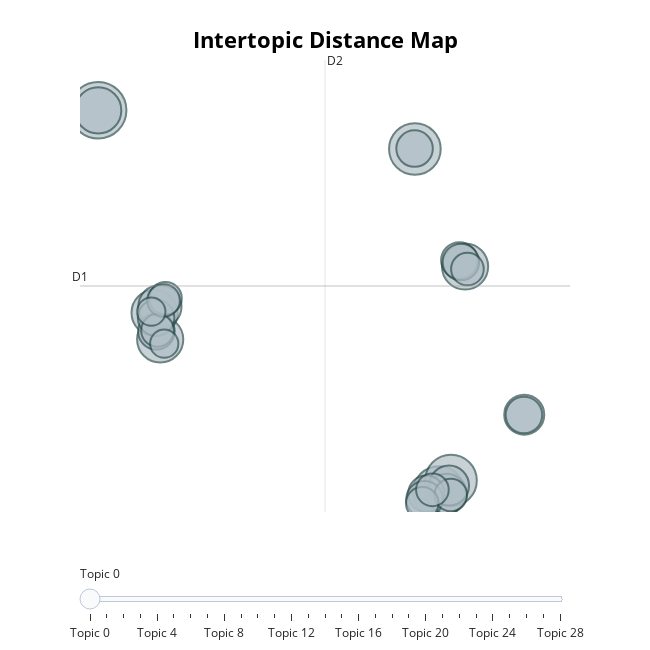

The notebook cell this image was saved under:
### Code cell
# run this cell to visualize the topics
topics_fig = topic_model.visualize_topics()
topics_fig.write_html("outputs/p3_intertopic_distance_map.html")
topics_fig

### Figure 1 — Plotly figure (JSON) as saved in the notebook; plotly's stock layout.template omitted (floating-point values rounded to 4 significant figures)
{"data": [{"customdata": [[0, "the | of | and | to | in", 12], [1, "we | and | to | our | you", 10], [2, "we | and | to | our | the", 10], [3, "we | and | to | in | the", 10], [4, "the | of | and | to | in", 8], [5, "the | of | to | on | which", 8], [6, "the | of | to | and | in", 8], [7, "the | of | and | to | in", 8], [8, "the | of | to | and | in", 7], [9, "we | our | that | in | and", 6], [10, "we | our | and | to | the", 6], [11, "we | our | and | to | that", 6], [12, "we | and | our | to | is", 5], [13, "the | of | to | and | be", 5], [14, "the | of | to | and | which", 5], [15, "we | the | of | to | is", 5], [16, "the | of | and | in | to", 5], [17, "we | and | to | our | in", 5], [18, "the | of | in | and | to", 5], [19, "the | of | and | to | in", 5], [20, "our | we | to | and | must", 4], [21, "the | of | in | and | to", 4], [22, "the | of | to | and | in", 4], [23, "of | the | and | to | in", 4], [24, "the | of | to | and | in", 4], [25, "of | the | to | which | and", 4], [26, "the | of | to | and | been", 4], [27, "the | of | in | and | to", 3], [28, "the | of | and | to | by", 3]], "hovertemplate": "<b>Topic %{customdata[0]}</b><br>%{customdata[1]}<br>Size: %{customdata[2]}", "legendgroup": "", "marker": {"color": "#B0BEC5", "line": {"color": "DarkSlateGrey", "width": 2}, "size": [12, 10, 10, 10, 8, 8, 8, 8, 7, 6, 6, 6, 5, 5, 5, 5, 5, 5, 5, 5, 4, 4, 4, 4, 4, 4, 4, 3, 3], "sizemode": "area", "sizeref": 0.0075, "symbol": "circle"}, "mode": "markers", "name": "", "orientation": "v", "showlegend": false, "type": "scatter", "x": [-7.728, 12.5, 14.03, 14.8, -7.724, -3.767, -4.124, 15.7, -3.783, 14.52, 14.68, 19.48, 12.48, -4.009, -4.027, 13.23, 15.34, 19.46, 13.12, 15.43, 14.79, 12.97, 15.85, 13.62, -3.432, -3.939, -3.552, -3.508, -4.335], "xaxis": "x", "y": [20.03, 17.71, -2.823, -2.131, 20.02, 6.308, 7.904, 10.68, 8.281, -2.92, -2.438, 1.809, 17.73, 6.799, 7.612, -2.932, 11.04, 1.791, -3.249, 10.94, -3.001, -3.495, 10.52, -2.691, 8.769, 6.851, 8.644, 6.059, 7.975], "yaxis": "y"}], "layout": {"annotations": [{"showarrow": false, "text": "D1", "x": -8.887, "y": 9.509, "yshift": 10}, {"showarrow": false, "text": "D2", "x": 6.758, "xshift": 10, "y": 23.04}], "height": 650, "hoverlabel": {"bgcolor": "white", "font": {"family": "Rockwell", "size": 16}}, "legend": {"itemsizing": "constant", "tracegroupgap": 0}, "margin": {"t": 60}, "shapes": [{"line": {"color": "#CFD8DC", "width": 2}, "type": "line", "x0": 6.758, "x1": 6.758, "y0": -4.019, "y1": 23.04}, {"line": {"color": "#9E9E9E", "width": 2}, "type": "line", "x0": -8.887, "x1": 22.4, "y0": 9.509, "y1": 9.509}], "sliders": [{"active": 0, "pad": {"t": 50}, "steps": [{"args": [{"marker.color": [["red", "#B0BEC5", "#B0BEC5", "#B0BEC5", "#B0BEC5", "#B0BEC5", "#B0BEC5", "#B0BEC5", "#B0BEC5", "#B0BEC5", "#B0BEC5", "#B0BEC5", "#B0BEC5", "#B0BEC5", "#B0BEC5", "#B0BEC5", "#B0BEC5", "#B0BEC5", "#B0BEC5", "#B0BEC5", "#B0BEC5", "#B0BEC5", "#B0BEC5", "#B0BEC5", "#B0BEC5", "#B0BEC5", "#B0BEC5", "#B0BEC5", "#B0BEC5"]]}], "label": "Topic 0", "method": "update"}, {"args": [{"marker.color": [["#B0BEC5", "red", "#B0BEC5", "#B0BEC5", "#B0BEC5", "#B0BEC5", "#B0BEC5", "#B0BEC5", "#B0BEC5", "#B0BEC5", "#B0BEC5", "#B0BEC5", "#B0BEC5", "#B0BEC5", "#B0BEC5", "#B0BEC5", "#B0BEC5", "#B0BEC5", "#B0BEC5", "#B0BEC5", "#B0BEC5", "#B0BEC5", "#B0BEC5", "#B0BEC5", "#B0BEC5", "#B0BEC5", "#B0BEC5", "#B0BEC5", "#B0BEC5"]]}], "label": "Topic 1", "method": "update"}, {"args": [{"marker.color": [["#B0BEC5", "#B0BEC5", "red", "#B0BEC5", "#B0BEC5", "#B0BEC5", "#B0BEC5", "#B0BEC5", "#B0BEC5", "#B0BEC5", "#B0BEC5", "#B0BEC5", "#B0BEC5", "#B0BEC5", "#B0BEC5", "#B0BEC5", "#B0BEC5", "#B0BEC5", "#B0BEC5", "#B0BEC5", "#B0BEC5", "#B0BEC5", "#B0BEC5", "#B0BEC5", "#B0BEC5", "#B0BEC5", "#B0BEC5", "#B0BEC5", "#B0BEC5"]]}], "label": "Topic 2", "method": "update"}, {"args": [{"marker.color": [["#B0BEC5", "#B0BEC5", "#B0BEC5", "red", "#B0BEC5", "#B0BEC5", "#B0BEC5", "#B0BEC5", "#B0BEC5", "#B0BEC5", "#B0BEC5", "#B0BEC5", "#B0BEC5", "#B0BEC5", "#B0BEC5", "#B0BEC5", "#B0BEC5", "#B0BEC5", "#B0BEC5", "#B0BEC5", "#B0BEC5", "#B0BEC5", "#B0BEC5", "#B0BEC5", "#B0BEC5", "#B0BEC5", "#B0BEC5", "#B0BEC5", "#B0BEC5"]]}], "label": "Topic 3", "method": "update"}, {"args": [{"marker.color": [["#B0BEC5", "#B0BEC5", "#B0BEC5", "#B0BEC5", "red", "#B0BEC5", "#B0BEC5", "#B0BEC5", "#B0BEC5", "#B0BEC5", "#B0BEC5", "#B0BEC5", "#B0BEC5", "#B0BEC5", "#B0BEC5", "#B0BEC5", "#B0BEC5", "#B0BEC5", "#B0BEC5", "#B0BEC5", "#B0BEC5", "#B0BEC5", "#B0BEC5", "#B0BEC5", "#B0BEC5", "#B0BEC5", "#B0BEC5", "#B0BEC5", "#B0BEC5"]]}], "label": "Topic 4", "method": "update"}, {"args": [{"marker.color": [["#B0BEC5", "#B0BEC5", "#B0BEC5", "#B0BEC5", "#B0BEC5", "red", "#B0BEC5", "#B0BEC5", "#B0BEC5", "#B0BEC5", "#B0BEC5", "#B0BEC5", "#B0BEC5", "#B0BEC5", "#B0BEC5", "#B0BEC5", "#B0BEC5", "#B0BEC5", "#B0BEC5", "#B0BEC5", "#B0BEC5", "#B0BEC5", "#B0BEC5", "#B0BEC5", "#B0BEC5", "#B0BEC5", "#B0BEC5", "#B0BEC5", "#B0BEC5"]]}], "label": "Topic 5", "method": "update"}, {"args": [{"marker.color": [["#B0BEC5", "#B0BEC5", "#B0BEC5", "#B0BEC5", "#B0BEC5", "#B0BEC5", "red", "#B0BEC5", "#B0BEC5", "#B0BEC5", "#B0BEC5", "#B0BEC5", "#B0BEC5", "#B0BEC5", "#B0BEC5", "#B0BEC5", "#B0BEC5", "#B0BEC5", "#B0BEC5", "#B0BEC5", "#B0BEC5", "#B0BEC5", "#B0BEC5", "#B0BEC5", "#B0BEC5", "#B0BEC5", "#B0BEC5", "#B0BEC5", "#B0BEC5"]]}], "label": "Topic 6", "method": "update"}, {"args": [{"marker.color": [["#B0BEC5", "#B0BEC5", "#B0BEC5", "#B0BEC5", "#B0BEC5", "#B0BEC5", "#B0BEC5", "red", "#B0BEC5", "#B0BEC5", "#B0BEC5", "#B0BEC5", "#B0BEC5", "#B0BEC5", "#B0BEC5", "#B0BEC5", "#B0BEC5", "#B0BEC5", "#B0BEC5", "#B0BEC5", "#B0BEC5", "#B0BEC5", "#B0BEC5", "#B0BEC5", "#B0BEC5", "#B0BEC5", "#B0BEC5", "#B0BEC5", "#B0BEC5"]]}], "label": "Topic 7", "method": "update"}, {"args": [{"marker.color": [["#B0BEC5", "#B0BEC5", "#B0BEC5", "#B0BEC5", "#B0BEC5", "#B0BEC5", "#B0BEC5", "#B0BEC5", "red", "#B0BEC5", "#B0BEC5", "#B0BEC5", "#B0BEC5", "#B0BEC5", "#B0BEC5", "#B0BEC5", "#B0BEC5", "#B0BEC5", "#B0BEC5", "#B0BEC5", "#B0BEC5", "#B0BEC5", "#B0BEC5", "#B0BEC5", "#B0BEC5", "#B0BEC5", "#B0BEC5", "#B0BEC5", "#B0BEC5"]]}], "label": "Topic 8", "method": "update"}, {"args": [{"marker.color": [["#B0BEC5", "#B0BEC5", "#B0BEC5", "#B0BEC5", "#B0BEC5", "#B0BEC5", "#B0BEC5", "#B0BEC5", "#B0BEC5", "red", "#B0BEC5", "#B0BEC5", "#B0BEC5", "#B0BEC5", "#B0BEC5", "#B0BEC5", "#B0BEC5", "#B0BEC5", "#B0BEC5", "#B0BEC5", "#B0BEC5", "#B0BEC5", "#B0BEC5", "#B0BEC5", "#B0BEC5", "#B0BEC5", "#B0BEC5", "#B0BEC5", "#B0BEC5"]]}], "label": "Topic 9", "method": "update"}, {"args": [{"marker.color": [["#B0BEC5", "#B0BEC5", "#B0BEC5", "#B0BEC5", "#B0BEC5", "#B0BEC5", "#B0BEC5", "#B0BEC5", "#B0BEC5", "#B0BEC5", "red", "#B0BEC5", "#B0BEC5", "#B0BEC5", "#B0BEC5", "#B0BEC5", "#B0BEC5", "#B0BEC5", "#B0BEC5", "#B0BEC5", "#B0BEC5", "#B0BEC5", "#B0BEC5", "#B0BEC5", "#B0BEC5", "#B0BEC5", "#B0BEC5", "#B0BEC5", "#B0BEC5"]]}], "label": "Topic 10", "method": "update"}, {"args": [{"marker.color": [["#B0BEC5", "#B0BEC5", "#B0BEC5", "#B0BEC5", "#B0BEC5", "#B0BEC5", "#B0BEC5", "#B0BEC5", "#B0BEC5", "#B0BEC5", "#B0BEC5", "red", "#B0BEC5", "#B0BEC5", "#B0BEC5", "#B0BEC5", "#B0BEC5", "#B0BEC5", "#B0BEC5", "#B0BEC5", "#B0BEC5", "#B0BEC5", "#B0BEC5", "#B0BEC5", "#B0BEC5", "#B0BEC5", "#B0BEC5", "#B0BEC5", "#B0BEC5"]]}], "label": "Topic 11", "method": "update"}, {"args": [{"marker.color": [["#B0BEC5", "#B0BEC5", "#B0BEC5", "#B0BEC5", "#B0BEC5", "#B0BEC5", "#B0BEC5", "#B0BEC5", "#B0BEC5", "#B0BEC5", "#B0BEC5", "#B0BEC5", "red", "#B0BEC5", "#B0BEC5", "#B0BEC5", "#B0BEC5", "#B0BEC5", "#B0BEC5", "#B0BEC5", "#B0BEC5", "#B0BEC5", "#B0BEC5", "#B0BEC5", "#B0BEC5", "#B0BEC5", "#B0BEC5", "#B0BEC5", "#B0BEC5"]]}], "label": "Topic 12", "method": "update"}, {"args": [{"marker.color": [["#B0BEC5", "#B0BEC5", "#B0BEC5", "#B0BEC5", "#B0BEC5", "#B0BEC5", "#B0BEC5", "#B0BEC5", "#B0BEC5", "#B0BEC5", "#B0BEC5", "#B0BEC5", "#B0BEC5", "red", "#B0BEC5", "#B0BEC5", "#B0BEC5", "#B0BEC5", "#B0BEC5", "#B0BEC5", "#B0BEC5", "#B0BEC5", "#B0BEC5", "#B0BEC5", "#B0BEC5", "#B0BEC5", "#B0BEC5", "#B0BEC5", "#B0BEC5"]]}], "label": "Topic 13", "method": "update"}, {"args": [{"marker.color": [["#B0BEC5", "#B0BEC5", "#B0BEC5", "#B0BEC5", "#B0BEC5", "#B0BEC5", "#B0BEC5", "#B0BEC5", "#B0BEC5", "#B0BEC5", "#B0BEC5", "#B0BEC5", "#B0BEC5", "#B0BEC5", "red", "#B0BEC5", "#B0BEC5", "#B0BEC5", "#B0BEC5", "#B0BEC5", "#B0BEC5", "#B0BEC5", "#B0BEC5", "#B0BEC5", "#B0BEC5", "#B0BEC5", "#B0BEC5", "#B0BEC5", "#B0BEC5"]]}], "label": "Topic 14", "method": "update"}, {"args": [{"marker.color": [["#B0BEC5", "#B0BEC5", "#B0BEC5", "#B0BEC5", "#B0BEC5", "#B0BEC5", "#B0BEC5", "#B0BEC5", "#B0BEC5", "#B0BEC5", "#B0BEC5", "#B0BEC5", "#B0BEC5", "#B0BEC5", "#B0BEC5", "red", "#B0BEC5", "#B0BEC5", "#B0BEC5", "#B0BEC5", "#B0BEC5", "#B0BEC5", "#B0BEC5", "#B0BEC5", "#B0BEC5", "#B0BEC5", "#B0BEC5", "#B0BEC5", "#B0BEC5"]]}], "label": "Topic 15", "method": "update"}, {"args": [{"marker.color": [["#B0BEC5", "#B0BEC5", "#B0BEC5", "#B0BEC5", "#B0BEC5", "#B0BEC5", "#B0BEC5", "#B0BEC5", "#B0BEC5", "#B0BEC5", "#B0BEC5", "#B0BEC5", "#B0BEC5", "#B0BEC5", "#B0BEC5", "#B0BEC5", "red", "#B0BEC5", "#B0BEC5", "#B0BEC5", "#B0BEC5", "#B0BEC5", "#B0BEC5", "#B0BEC5", "#B0BEC5", "#B0BEC5", "#B0BEC5", "#B0BEC5", "#B0BEC5"]]}], "label": "Topic 16", "method": "update"}, {"args": [{"marker.color": [["#B0BEC5", "#B0BEC5", "#B0BEC5", "#B0BEC5", "#B0BEC5", "#B0BEC5", "#B0BEC5", "#B0BEC5", "#B0BEC5", "#B0BEC5", "#B0BEC5", "#B0BEC5", "#B0BEC5", "#B0BEC5", "#B0BEC5", "#B0BEC5", "#B0BEC5", "red", "#B0BEC5", "#B0BEC5", "#B0BEC5", "#B0BEC5", "#B0BEC5", "#B0BEC5", "#B0BEC5", "#B0BEC5", "#B0BEC5", "#B0BEC5", "#B0BEC5"]]}], "label": "Topic 17", "method": "update"}, {"args": [{"marker.color": [["#B0BEC5", "#B0BEC5", "#B0BEC5", "#B0BEC5", "#B0BEC5", "#B0BEC5", "#B0BEC5", "#B0BEC5", "#B0BEC5", "#B0BEC5", "#B0BEC5", "#B0BEC5", "#B0BEC5", "#B0BEC5", "#B0BEC5", "#B0BEC5", "#B0BEC5", "#B0BEC5", "red", "#B0BEC5", "#B0BEC5", "#B0BEC5", "#B0BEC5", "#B0BEC5", "#B0BEC5", "#B0BEC5", "#B0BEC5", "#B0BEC5", "#B0BEC5"]]}], "label": "Topic 18", "method": "update"}, {"args": [{"marker.color": [["#B0BEC5", "#B0BEC5", "#B0BEC5", "#B0BEC5", "#B0BEC5", "#B0BEC5", "#B0BEC5", "#B0BEC5", "#B0BEC5", "#B0BEC5", "#B0BEC5", "#B0BEC5", "#B0BEC5", "#B0BEC5", "#B0BEC5", "#B0BEC5", "#B0BEC5", "#B0BEC5", "#B0BEC5", "red", "#B0BEC5", "#B0BEC5", "#B0BEC5", "#B0BEC5", "#B0BEC5", "#B0BEC5", "#B0BEC5", "#B0BEC5", "#B0BEC5"]]}], "label": "Topic 19", "method": "update"}, {"args": [{"marker.color": [["#B0BEC5", "#B0BEC5", "#B0BEC5", "#B0BEC5", "#B0BEC5", "#B0BEC5", "#B0BEC5", "#B0BEC5", "#B0BEC5", "#B0BEC5", "#B0BEC5", "#B0BEC5", "#B0BEC5", "#B0BEC5", "#B0BEC5", "#B0BEC5", "#B0BEC5", "#B0BEC5", "#B0BEC5", "#B0BEC5", "red", "#B0BEC5", "#B0BEC5", "#B0BEC5", "#B0BEC5", "#B0BEC5", "#B0BEC5", "#B0BEC5", "#B0BEC5"]]}], "label": "Topic 20", "method": "update"}, {"args": [{"marker.color": [["#B0BEC5", "#B0BEC5", "#B0BEC5", "#B0BEC5", "#B0BEC5", "#B0BEC5", "#B0BEC5", "#B0BEC5", "#B0BEC5", "#B0BEC5", "#B0BEC5", "#B0BEC5", "#B0BEC5", "#B0BEC5", "#B0BEC5", "#B0BEC5", "#B0BEC5", "#B0BEC5", "#B0BEC5", "#B0BEC5", "#B0BEC5", "red", "#B0BEC5", "#B0BEC5", "#B0BEC5", "#B0BEC5", "#B0BEC5", "#B0BEC5", "#B0BEC5"]]}], "label": "Topic 21", "method": "update"}, {"args": [{"marker.color": [["#B0BEC5", "#B0BEC5", "#B0BEC5", "#B0BEC5", "#B0BEC5", "#B0BEC5", "#B0BEC5", "#B0BEC5", "#B0BEC5", "#B0BEC5", "#B0BEC5", "#B0BEC5", "#B0BEC5", "#B0BEC5", "#B0BEC5", "#B0BEC5", "#B0BEC5", "#B0BEC5", "#B0BEC5", "#B0BEC5", "#B0BEC5", "#B0BEC5", "red", "#B0BEC5", "#B0BEC5", "#B0BEC5", "#B0BEC5", "#B0BEC5", "#B0BEC5"]]}], "label": "Topic 22", "method": "update"}, {"args": [{"marker.color": [["#B0BEC5", "#B0BEC5", "#B0BEC5", "#B0BEC5", "#B0BEC5", "#B0BEC5", "#B0BEC5", "#B0BEC5", "#B0BEC5", "#B0BEC5", "#B0BEC5", "#B0BEC5", "#B0BEC5", "#B0BEC5", "#B0BEC5", "#B0BEC5", "#B0BEC5", "#B0BEC5", "#B0BEC5", "#B0BEC5", "#B0BEC5", "#B0BEC5", "#B0BEC5", "red", "#B0BEC5", "#B0BEC5", "#B0BEC5", "#B0BEC5", "#B0BEC5"]]}], "label": "Topic 23", "method": "update"}, {"args": [{"marker.color": [["#B0BEC5", "#B0BEC5", "#B0BEC5", "#B0BEC5", "#B0BEC5", "#B0BEC5", "#B0BEC5", "#B0BEC5", "#B0BEC5", "#B0BEC5", "#B0BEC5", "#B0BEC5", "#B0BEC5", "#B0BEC5", "#B0BEC5", "#B0BEC5", "#B0BEC5", "#B0BEC5", "#B0BEC5", "#B0BEC5", "#B0BEC5", "#B0BEC5", "#B0BEC5", "#B0BEC5", "red", "#B0BEC5", "#B0BEC5", "#B0BEC5", "#B0BEC5"]]}], "label": "Topic 24", "method": "update"}, {"args": [{"marker.color": [["#B0BEC5", "#B0BEC5", "#B0BEC5", "#B0BEC5", "#B0BEC5", "#B0BEC5", "#B0BEC5", "#B0BEC5", "#B0BEC5", "#B0BEC5", "#B0BEC5", "#B0BEC5", "#B0BEC5", "#B0BEC5", "#B0BEC5", "#B0BEC5", "#B0BEC5", "#B0BEC5", "#B0BEC5", "#B0BEC5", "#B0BEC5", "#B0BEC5", "#B0BEC5", "#B0BEC5", "#B0BEC5", "red", "#B0BEC5", "#B0BEC5", "#B0BEC5"]]}], "label": "Topic 25", "method": "update"}, {"args": [{"marker.color": [["#B0BEC5", "#B0BEC5", "#B0BEC5", "#B0BEC5", "#B0BEC5", "#B0BEC5", "#B0BEC5", "#B0BEC5", "#B0BEC5", "#B0BEC5", "#B0BEC5", "#B0BEC5", "#B0BEC5", "#B0BEC5", "#B0BEC5", "#B0BEC5", "#B0BEC5", "#B0BEC5", "#B0BEC5", "#B0BEC5", "#B0BEC5", "#B0BEC5", "#B0BEC5", "#B0BEC5", "#B0BEC5", "#B0BEC5", "red", "#B0BEC5", "#B0BEC5"]]}], "label": "Topic 26", "method": "update"}, {"args": [{"marker.color": [["#B0BEC5", "#B0BEC5", "#B0BEC5", "#B0BEC5", "#B0BEC5", "#B0BEC5", "#B0BEC5", "#B0BEC5", "#B0BEC5", "#B0BEC5", "#B0BEC5", "#B0BEC5", "#B0BEC5", "#B0BEC5", "#B0BEC5", "#B0BEC5", "#B0BEC5", "#B0BEC5", "#B0BEC5", "#B0BEC5", "#B0BEC5", "#B0BEC5", "#B0BEC5", "#B0BEC5", "#B0BEC5", "#B0BEC5", "#B0BEC5", "red", "#B0BEC5"]]}], "label": "Topic 27", "method": "update"}, {"args": [{"marker.color": [["#B0BEC5", "#B0BEC5", "#B0BEC5", "#B0BEC5", "#B0BEC5", "#B0BEC5", "#B0BEC5", "#B0BEC5", "#B0BEC5", "#B0BEC5", "#B0BEC5", "#B0BEC5", "#B0BEC5", "#B0BEC5", "#B0BEC5", "#B0BEC5", "#B0BEC5", "#B0BEC5", "#B0BEC5", "#B0BEC5", "#B0BEC5", "#B0BEC5", "#B0BEC5", "#B0BEC5", "#B0BEC5", "#B0BEC5", "#B0BEC5", "#B0BEC5", "red"]]}], "label": "Topic 28", "method": "update"}]}], "title": {"font": {"color": "Black", "size": 22}, "text": "<b>Intertopic Distance Map</b>", "x": 0.5, "xanchor": "center", "y": 0.95, "yanchor": "top"}, "width": 650, "xaxis": {"anchor": "y", "domain": [0, 1], "range": [-8.887, 22.4], "title": {"text": ""}, "visible": false}, "yaxis": {"anchor": "x", "domain": [0, 1], "range": [-4.019, 23.04], "title": {"text": ""}, "visible": false}}}
